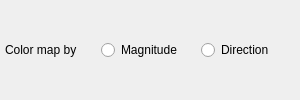
               <widget class="QWidget" name="widget_VISU_displayColorMap" native="true">
                <property name="sizePolicy">
                 <sizepolicy hsizetype="Fixed" vsizetype="Preferred">
                  <horstretch>0</horstretch>
                  <verstretch>0</verstretch>
                 </sizepolicy>
                </property>
                <property name="minimumSize">
                 <size>
                  <width>300</width>
                  <height>23</height>
                 </size>
                </property>
                <layout class="QHBoxLayout" name="horizontalLayout_2">
                 <property name="leftMargin">
                  <number>5</number>
                 </property>
                 <property name="topMargin">
                  <number>5</number>
                 </property>
                 <property name="rightMargin">
                  <number>5</number>
                 </property>
                 <property name="bottomMargin">
                  <number>5</number>
                 </property>
                 <item>
                  <widget class="QLabel" name="label_displayColorMap">
                   <property name="sizePolicy">
                    <sizepolicy hsizetype="Fixed" vsizetype="Preferred">
                     <horstretch>0</horstretch>
                     <verstretch>0</verstretch>
                    </sizepolicy>
                   </property>
                   <property name="minimumSize">
                    <size>
                     <width>90</width>
                     <height>0</height>
                    </size>
                   </property>
                   <property name="text">
                    <string>Color map by</string>
                   </property>
                  </widget>
                 </item>
                 <item>
                  <widget class="QRadioButton" name="radioButton_displayColorMapByMagnitude">
                   <property name="sizePolicy">
                    <sizepolicy hsizetype="Preferred" vsizetype="Fixed">
                     <horstretch>0</horstretch>
                     <verstretch>0</verstretch>
                    </sizepolicy>
                   </property>
                   <property name="minimumSize">
                    <size>
                     <width>0</width>
                     <height>0</height>
                    </size>
                   </property>
                   <property name="text">
                    <string>Magnitude</string>
                   </property>
                  </widget>
                 </item>
                 <item>
                  <widget class="QRadioButton" name="radioButton_displayColorMapByDirection">
                   <property name="sizePolicy">
                    <sizepolicy hsizetype="Preferred" vsizetype="Fixed">
                     <horstretch>0</horstretch>
                     <verstretch>0</verstretch>
                    </sizepolicy>
                   </property>
                   <property name="minimumSize">
                    <size>
                     <width>0</width>
                     <height>0</height>
                    </size>
                   </property>
                   <property name="text">
                    <string>Direction</string>
                   </property>
                  </widget>
                 </item>
                </layout>
               </widget>
